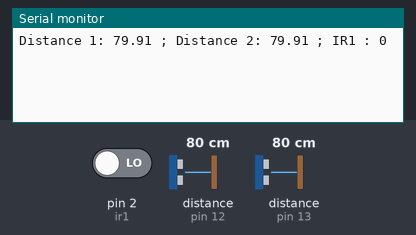
Bench run of a sketch on a simulated Arduino Uno, built with avr-gcc and run on an emulated ATmega328P. On the bench: the last lines printed to the serial monitor. Wiring (inferred from the names in the program): 2 × ultrasonic range finder: trigger pin 10, echo pin 12 / trigger pin 11, echo pin 13. The inputs (shaded band) are chosen by the test bench; at power-on: distance to the obstacle (sensors on pin 12, pin 13) 80 cm, pin 2 (ir1) LOW. The echo pulse lasts 58.3 µs per cm.

Above: at 2.2 s.
2.3 s: distance to the obstacle (sensor on pin 12) set to 2 cm
At 3.4 s:
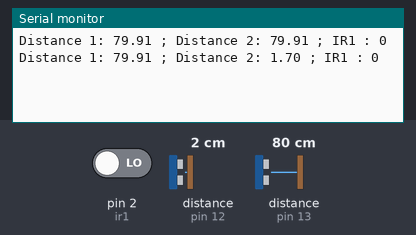
4.0 s: distance to the obstacle (sensor on pin 13) set to 2 cm
At 5.5 s:
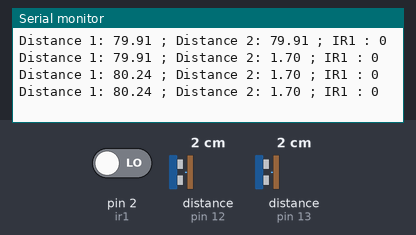
5.7 s: pin 2 (ir1) driven HIGH
At 6.8 s:
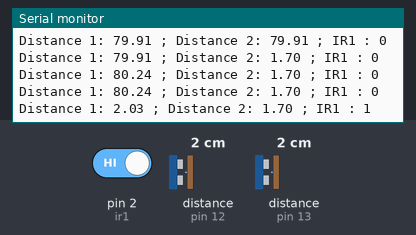
7.4 s: distance to the obstacle (sensor on pin 12) set to 4 cm
At 8.8 s:
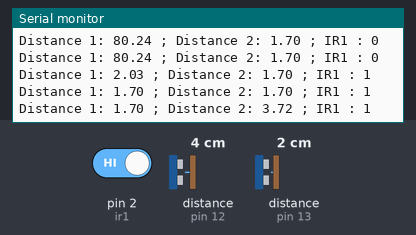
12.0 s: distance to the obstacle (sensor on pin 13) set to 4 cm
At 13.0 s:
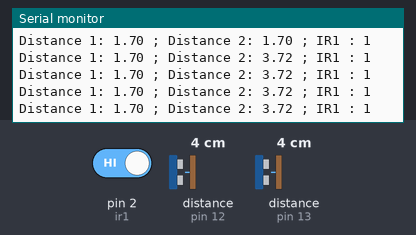
13.7 s: pin 2 (ir1) driven LOW
At 15.0 s:
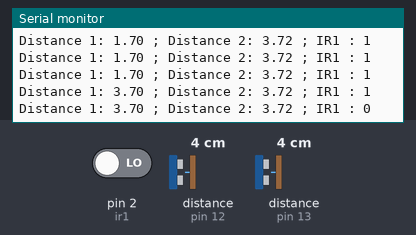
Timing chart, 0 to 16.4 s (numbered marks = the images above; inputs shaded):
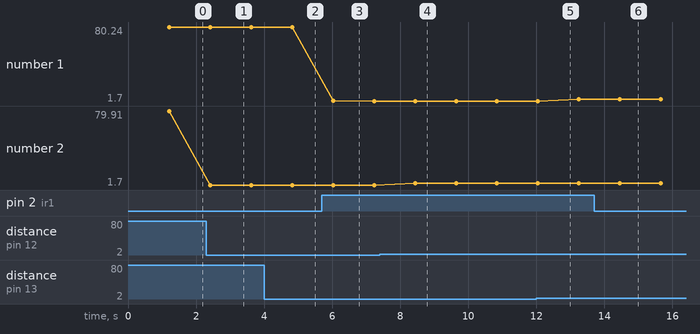

Measured:
- after the input at 2.3 s, the serial monitor: prints a new line after 0.12 s (image 1)
- after the input at 5.7 s, the serial monitor: prints a new line after 0.33 s (image 3)
- after the input at 7.4 s, the serial monitor: prints a new line after 1.0 s (image 4)
- after the input at 13.7 s, the serial monitor: prints a new line after 0.75 s (image 6)
- plotted number 1: 79.91 → 80.24 after the input at 2.3 s, 1.7 → 3.7 after the input at 12.0 s
- plotted number 2: 79.91 → 1.7 after the input at 2.3 s, 1.7 → 3.72 after the input at 7.4 s

The sketch:

arduino_ultrasonic_test_v2.ino
```cpp
// Ultrasonic Sensor & IR
// versio 0.0.2

int triggerPin = 11;      //Define IO pins
int echoPin = 13;

int triggerPin2 = 10;      //Define IO pins
int echoPin2 = 12;

// IR sensors
int ir1 = 2;


long duration;
double distance;

long duration2;
double distance2;

//float v=331.5+0.6*20; // 20-temperature of air

void setup()
{
  pinMode(triggerPin, OUTPUT);   //Define pin
  pinMode(echoPin, INPUT);
  pinMode(triggerPin2, OUTPUT);   //Define pin
  pinMode(echoPin2, INPUT);
  Serial.begin(19200);           //Starts the serial communication
}

void loop()
{
  digitalWrite(triggerPin, LOW);   //Reset the trigger pin
  delay(200);
  digitalWrite(triggerPin, HIGH);     //Create a 10 micro second pulse
  delayMicroseconds(10);
  digitalWrite(triggerPin, LOW);
  duration = pulseIn(echoPin, HIGH); //Read the pulse travel time in microseconds.
  distance= duration*0.0344/2;        //Calculate the distance - speed of sound is 0.034 cm per microsecond
  //Serial.print("Distance 1: ");        //Display the distance on the serial monitor
  //Serial.println(distance);
  pulseIn(echoPin, LOW);

  digitalWrite(triggerPin2, LOW);   //Reset the trigger pin
  //delay(200);
  digitalWrite(triggerPin2, HIGH);     //Create a 10 micro second pulse
  delayMicroseconds(10);
  digitalWrite(triggerPin2, LOW);
  duration2 = pulseIn(echoPin2, HIGH); //Read the pulse travel time in microseconds.
  distance2= duration2*0.0344/2;        //Calculate the distance - speed of sound is 0.034 cm per microsecond

  Serial.print("Distance 1: ");        //Display the distance on the serial monitor
  Serial.print(distance);
  Serial.print(" ; ");
  Serial.print("Distance 2: ");        //Display the distance on the serial monitor
  Serial.print(distance2);
  Serial.print(" ; ");
  Serial.print("IR1 : ");
  Serial.println(digitalRead(ir1));
}
```
